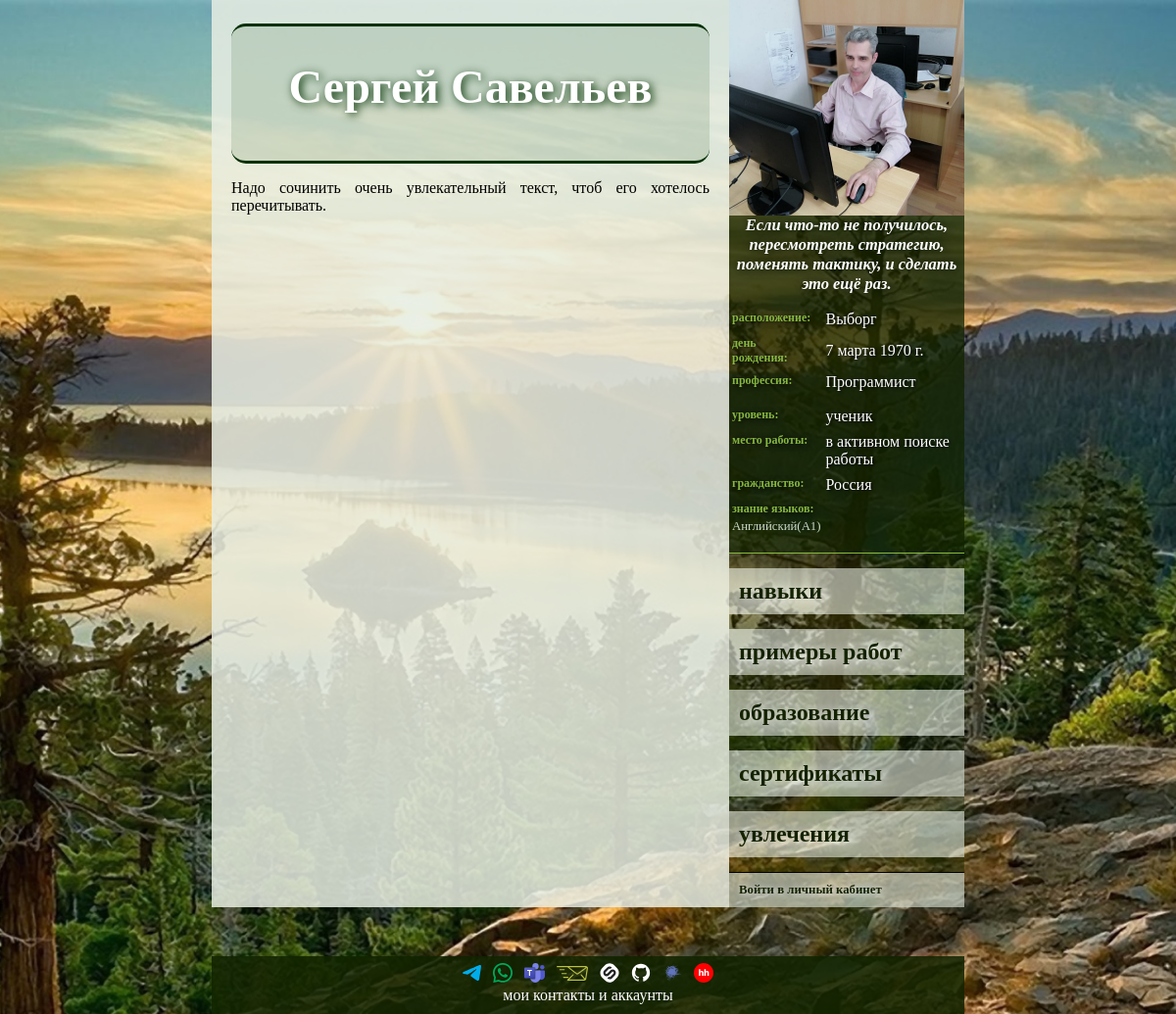
Page /1 on the earlier database version.
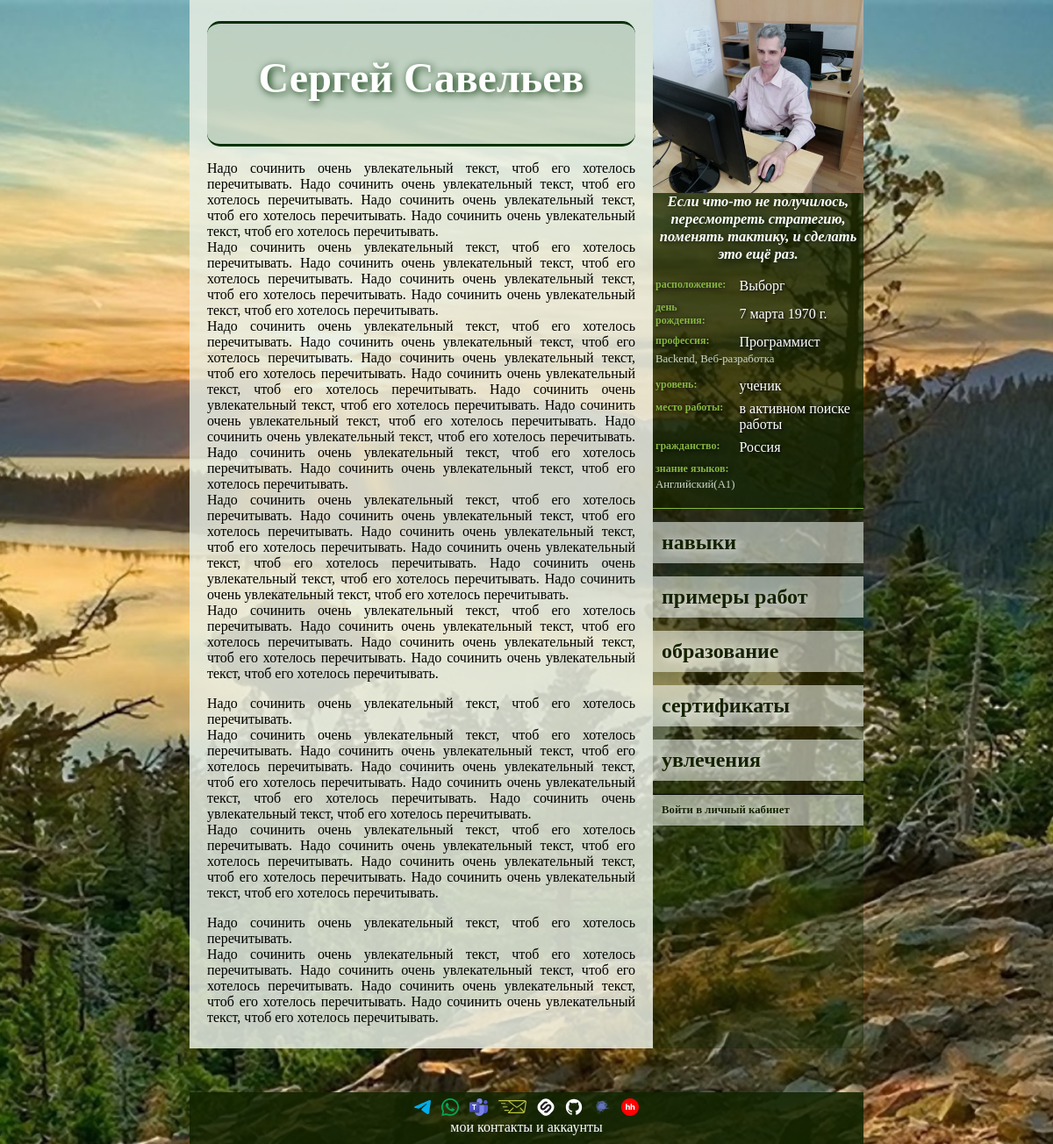
Same page on the later database version.
### new/models.py (models this page shows)
class MyUser(AbstractUser):
    PROFESSIONAL_LEVELS = {
        "": "— Нет никакого —",
        "LR": "ученик",
        "BR": "начинающий",
        "LL": "небольшой опыт",
        "EX": "опыт есть",
        "PR": "профессионал",
        "SP": "супер-профессионал",
        "HB": "хобби",
    }
    BIOLOGICAL_SEX = {
        "": "— Не выбран —",
        "F": "женский",
        "M": "мужской"
    }
    photo = models.ImageField(
        "Собственное изображение",
        upload_to="user_s_photo/",
        null=True,
        blank=True,
    )
    biological_sex = models.CharField(
        max_length=1,
        choices=BIOLOGICAL_SEX,
        null=True,
        blank=True,
        verbose_name="Пол",
    )
    patronymic = models.CharField(max_length=100, verbose_name="Отчество", null=True, blank=True)
    birthday = models.DateField(null=True, blank=True, verbose_name="День рождения")
    citizenship = models.ForeignKey(
        CountryOfConsignment, on_delete=models.SET_NULL, null=True, blank=True, verbose_name="Гражданство"
    )
    city = models.ForeignKey(City, on_delete=models.SET_NULL, null=True, blank=True, verbose_name="Город")
    profession = models.ForeignKey(
        Profession, on_delete=models.SET_NULL, null=True, blank=True, verbose_name="Профессия"
    )
    specialization_professions = models.ManyToManyField(
        SupplementProfession,
        blank=True,
        related_name="supplement_user",
        verbose_name="Специализация",
    )
    the_level_of_professionalism = models.CharField(
        max_length=2,
        choices=PROFESSIONAL_LEVELS,
        null=True,
        blank=True,
        verbose_name="Уровень профессионализма",
    )
    job = models.ForeignKey(
        Organization,
        on_delete=models.SET_NULL,
        null=True,
        blank=True,
        verbose_name="Текущее место работы",
    )
    languages = models.ManyToManyField(
        Language,
        blank=True,
        related_name="knowledge_of_foreign_languages",
        verbose_name="Знание языков",
    )
    motto = models.CharField(max_length=1000, verbose_name="Мой девиз", null=True, blank=True)
    about_me = models.TextField(verbose_name="Обо мне", null=True, blank=True)

class City(models.Model):
    name = models.CharField(max_length=100, unique=True, verbose_name="Название")
    class Meta:
        ordering = ["name"]
        verbose_name = "Название города"
        verbose_name_plural = "Названия городов"
    def __str__(self):
        return self.name

class Profession(models.Model):
    name = models.CharField(max_length=100, unique=True, verbose_name="Название")
    supplement_the_profession_of_the_user = models.ManyToManyField(
        SupplementProfession,
        related_name="supplement_profession"
    )
    class Meta:
        ordering = ["name"]
        verbose_name = "Профессия"
        verbose_name_plural = "Профессии"
    def __str__(self):
        return self.name

class Organization(models.Model):
    name = models.CharField(max_length=100, unique=True, verbose_name="Название")
    city = models.ForeignKey(City, on_delete=models.SET_NULL, null=True, blank=True, verbose_name="Город")
    class Meta:
        ordering = ["name"]
        verbose_name = "Организация"
        verbose_name_plural = "Организации"
    def __str__(self):
        return self.name

class CountryOfConsignment(models.Model):
    name = models.CharField(max_length=100, unique=True, verbose_name="Название")
    state_flag = models.ImageField("Государственный флаг", upload_to="flag/", null=True, blank=True)
    class Meta:
        ordering = ["name"]
        verbose_name = "Название страны"
        verbose_name_plural = "Названия стран"
    def __str__(self):
        return self.name

class Language(models.Model):
    LANGUAGE_LEVEL = {
        "A1": "начальный",
        "A2": "элементарный",
        "B1": "средний",
        "B2": "выше среднего",
        "C1": "продвинутый",
        "C2": "профессиональный",
    }
    name = models.CharField(max_length=100, verbose_name="Язык")
    level = models.CharField(
        max_length=2,
        choices=LANGUAGE_LEVEL,
        verbose_name="уровень",
        default="A1"
    )
    class Meta:
        ordering = ["name"]
        verbose_name = "Иностранный язык"
        verbose_name_plural = "Иностранные языки"
    def __str__(self):
        return f"{self.name}({self.level})"

class SupplementProfession(models.Model):
    name = models.CharField(max_length=100, unique=True, verbose_name="Наименование")
    class Meta:
        ordering = ["name"]
        verbose_name = "Специализация"
        verbose_name_plural = "Специализации"
    def __str__(self):
        return self.name

### new/views.py (the view)
# urls.py: path('<int:pk>', Individual.as_view(), name="отобразить личные данные"),
class Individual(DetailView):
    model = MyUser
    template_name = "new/individual_information.html"

### new/templates/new/individual_information.html (shortened to what this page needs)
{%extends 'base.html'%}
{% block body %}
{% if myuser.first_name or myuser.patronymic or myuser.last_name%}
    <div class="name_user">
        {% if myuser.first_name %}{{ myuser.first_name }}{% endif %}
        {% if myuser.last_name %}{{ myuser.last_name }}{% endif %}
    </div>
{% endif %}
{% if myuser.about_me %}
    <div class="about_me">{{ myuser.about_me|linebreaks }}</div>
{% else %}
    <p>пользователь ничего о себе не написал</p>
{% endif %}
{% endblock body %}

### templates/base.html (shortened to what this page needs)
<!DOCTYPE html>
{%load static%}
<html lang="ru">
<head>
    <link rel="stylesheet" href="{% static 'css/style.css' %}">
    <link rel="stylesheet" href="{% static 'css/menu_style.css' %}">
    <link rel="stylesheet" href="{% static 'css/individual_data.css' %}">
</head>
<body>
<div class="main">
    <div class="info">
        <div class="basic_inf">
            {% block body %}{% endblock %}
        </div>
    </div>
    <div class="right_bar">
        {% if "data" not in request.path %}
            <div class="main_info">{% include 'new/main_info.html' %}</div>
        {% else %}
            <div class="main_info">{% include 'new/main_info.html' with myuser=i_am %}</div>
        {% endif %}
        <div class="menu">{% include 'includes/menu.html' %}</div>
    </div>
</div>
<div class="footer">{% include 'includes/footer.html' %}</div>
</body>
</html>

### new/templates/new/main_info.html
{% load static %}
{% if myuser %}
	<div class="photo">{% if myuser.photo %}
		<a href="/{{ myuser.id }}">
			<img
					src="{% static ''|add:myuser.photo.url %}"
					alt="Личная фотография"
			>
		</a>
		{% else %}
		<img
				src="{% static 'images/user_s_photo/default.jpg' %}"
				alt="Фото по умолчанию"
		>
		{% endif %}
	</div>
	<div class="motto">
		{% if myuser.motto %}
			{{ myuser.motto }}
		{% else %}
			у пользователя нет девиза
		{% endif %}
	</div>
	<table class="ind_info">
		<tbody class="tbl_info">
			{% if myuser.city %}
			<tr>
				<td class="left_column">расположение:</td>
				<td class="right_column">{{ myuser.city }}</td>
			</tr>
			{% endif %}
			{% if myuser.birthday %}
			<tr>
				<td class="left_column">день рождения:</td>
				<td class="right_column">{{ myuser.birthday }}</td>
			</tr>
			{% endif %}
			{% if myuser.profession %}
			<tr>
				<td class="left_column">профессия:</td>
				<td class="right_column">{{ myuser.profession }}</td>
			</tr>
			{% endif %}
            {% if myuser.profession %}
                {% if myuser.specialization_professions %}
                    <tr>
                        <td colspan="2" class="uni_cells">
                            {{ myuser.specialization_professions.all|join:", " }}
                        </td>
                    </tr>
                {% endif %}
            {% endif %}
			{% if myuser.get_the_level_of_professionalism_display %}
			<tr>
				<td class="left_column">уровень:</td>
				<td class="right_column">{{ myuser.get_the_level_of_professionalism_display }}</td>
			</tr>
			{% endif %}
			{% if myuser.job %}
			<tr>
				<td class="left_column">место работы:</td>
				<td class="right_column">{{ myuser.job }}</td>
			</tr>
			{% endif %}
			{% if myuser.citizenship %}
			<tr>
				<td class="left_column">гражданство:</td>
				<td class="right_column">{{ myuser.citizenship }}</td>
			</tr>
			{% endif %}
			{% if myuser.languages.all %}
			<tr>
				<td colspan="2" class="left_column">знание языков:</td>
			</tr>
			<tr>
				<td colspan="2" class="uni_cells">
					{{ myuser.languages.all|join:", " }}
				</td>
			</tr>
			{% endif %}
		</tbody>
	</table>
{% endif %}

### templates/includes/menu.html
{% if "/1" not in request.path %}
	<a href="/1"><div class="menu_item">к моему резюме</div></a>
{% else %}
	<a href="{% url 'отобразить навыки' %}"><div class="menu_item">навыки</div></a>
	<a href="{% url 'отобразить навыки' %}"><div class="menu_item">примеры работ</div></a>
	<a href="{% url 'отобразить навыки' %}"><div class="menu_item">образование</div></a>
	<a href="{% url 'отобразить навыки' %}"><div class="menu_item">сертификаты</div></a>
	<a href="{% url 'отобразить навыки' %}"><div class="menu_item">увлечения</div></a>
{% endif %}
{% if user.is_authenticated %}
<p>Личный кабинет:</p>
<a href="{% url 'отобразить личные данные' user.id %}">
	<div class="menu_item menu_item_accounts">Вы вошли под ником: <p>{{user}}</p></div>
</a>
{% else %}
<a href="/accounts/">
	<div class="menu_item menu_item_accounts">Войти в личный кабинет</div>
</a>
{% endif %}

### templates/includes/footer.html
{% load static %}
<div style="display: flex;justify-content: center;align-items: center;gap: 12px;">
    <a href="https://t.me/Shining_Archangel_Ray"
       title="Телеграмм"
       target="_blank">
        <img src="{% static 'images/icon/Telegram_logo.svg' %}" height="16">
    </a>
    <a href="{% url 'переход в ВатсАпп' %}"
       title="WhatsApp"
       target="_blank">
        <img src="{% static 'images/icon/WhatsApp_logo.svg' %}" height="20">
    </a>
    <a href="{% url 'переход во вражеский мессенджер' %}"
       title="Teams"
       target="_blank">
        <img src="{% static 'images/icon/Microsoft_Teams_logo.svg' %}" height="20">
    </a>
    <a href="{% url 'отправка сообщения с сайта мне' %}"
       title="отправить сообщение по эл.почте">
        <img src="{% static 'images/icon/sendmail.svg' %}" height="15">
    </a>
    <a href="https://stepik.org/users/501155772"
       title="Степик"
       target="_blank">
        <img src="{% static 'images/icon/Stepik_logo.svg' %}" height="20">
    </a>
    <a href="https://github.com/Archangel-Ray"
       title="GitHub"
       target="_blank">
        <img src="{% static 'images/icon/GitHub_logo.svg' %}" height="20">
    </a>
    <a href="https://career.habr.com/archangel_ray"
       title="Хабр Карьера"
       target="_blank">
        <img src="{% static 'images/icon/Habr_logo.svg' %}" height="20">
    </a>
    <a href="https://vyborg.hh.ru/resume/28f8f2d8ff0b62ac080039ed1f474966736753"
       title="Резюме на Хэдхантер"
       target="_blank">
        <img src="{% static 'images/icon/hh_ru_logo.svg' %}" height="20">
    </a>
</div>
мои контакты и аккаунты

### static/CSS/style.css (style rules this page uses)
body { background-color: #d6ffe3; background-image: url("../images/background.jpg"); background-repeat: no-repeat; background-position: center center; background-attachment: fixed; background-size: cover; max-width: 768px; margin: auto; }
p { text-align: center; }
.main { display: flex; }
.info { background-color: #e8eee3d9; flex: 1 1; }
.basic_inf { padding: 10px 20px; }
.name_user { text-align: center; font-size: 3em; margin-top: 0.3em; font-weight: bold; padding: 0.7em 0 1em; border-top: solid 3px #023000; border-bottom: solid 3px #023000; color: white; text-shadow: 0.05em 0.05em 0.2em #023000; background: #12440e21; border-radius: 15px; }
.about_me p { text-align: justify; }
.footer { position: sticky; bottom: 0; color: white; text-align: center; background: #122400de; padding: 7px 0 10px; margin-top: 50px; }

### static/CSS/menu_style.css (style rules this page uses)
.menu { text-align: left; }
.menu a { text-decoration: none; }
.menu_item { font-size: 1.5em; font-weight: bold; color: #142200; text-shadow: 0.1em 0.1em 0.5em white; background-color: #fafff88c; padding: 10px; margin-bottom: 15px; }
.menu_item_accounts { border-top: 1px solid black; font-size: 0.8em; margin: 0; }

### static/CSS/individual_data.css (style rules this page uses)
.right_bar { flex: 0 240px; background: #1224005e; }
.main_info { background: #122400a1; }
.photo { height: 220px; }
.photo img { object-fit: cover; width: 100%; height: 100%; }
.motto { padding: 0 3px; text-align: center; font-size: 1.03em; font-style: italic; font-weight: bold; color: white; text-shadow: 0.09em 0.09em 0.5em #011000; }
.ind_info { width: 100%; margin-bottom: 15px; padding: 10px 0; border-bottom: 0.1em solid #87b742; }
.tbl_info { vertical-align: top; }
td { padding-top: 5px; }
.left_column { font-size: 0.75em; font-weight: bold; padding-right: 10px; color: #87b742; text-shadow: 0.1em 0.1em 0.5em #000; }
.uni_cells { font-size: 0.8em; padding-bottom: 7px; padding-top: 0; text-align: left; color: #ccdbc9; }
.right_column { vertical-align: middle; color: white; text-shadow: 0.09em 0.09em 0.2em #000; }

Differences in the rows shown:
changed MyUser "Сергей": about_me "Надо сочинить очень увлекательный текст, чтоб его хотелось перечитывать." → "…чтоб его хотелось перечитывать. Надо сочинить очень увлекательный текст, чтоб его хотелось перечитывать. Надо сочинить очень увлекательный текст, чтоб его хотелось перечитывать. Надо сочинить очень увлекательный текст, чтоб его хотелось перечитывать. Надо сочинить очень увлекательный текст, чтоб его хотелось перечитывать. Надо сочинить очень увлекательный текст, чтоб его хотелось перечитывать. Надо сочинить очень увлекательный текст, чтоб его хотелось перечитывать. Надо сочинить очень увлекательный текст, чтоб его хотелось перечитывать. Надо сочинить очень увлекательный текст, чтоб его хотелось перечитывать. Надо сочинить очень увлекательный текст, чтоб его хотелось перечитывать. Надо…"; specialization_professions.all (not shown) → "Backend, Веб-разработка"
